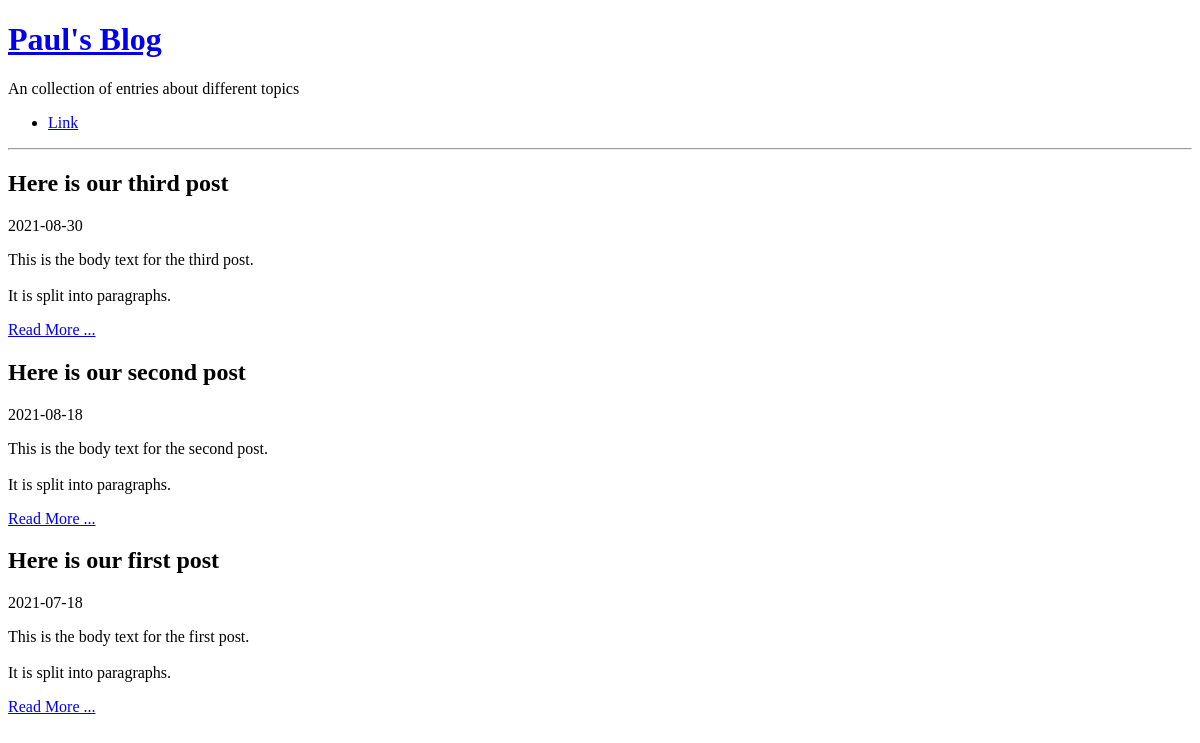
Page /index-2.php on the earlier database version.
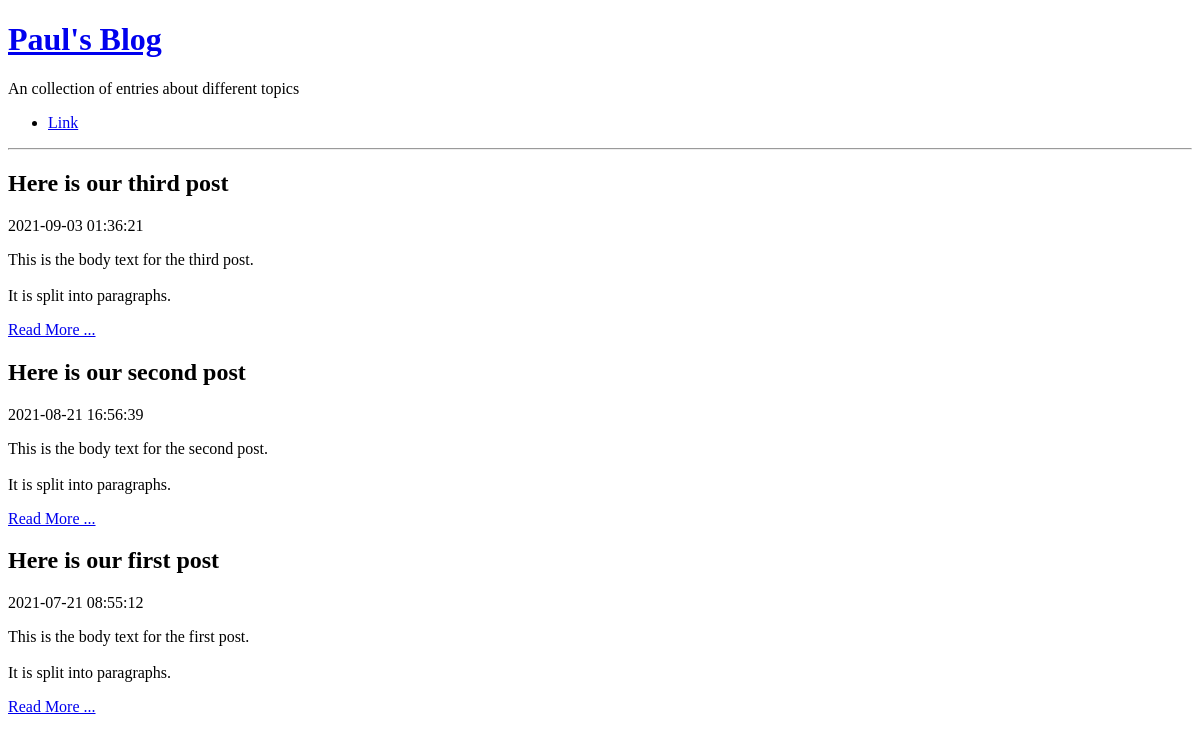
Same page on the later database version.
### tables this page shows
CREATE TABLE post(
    id integer primary key not null,
    title text not null,
    body text not null,
    user_id integer not null,
    created_at date not null,
    updated_at date
);

### index-2.php (the view, shortened to what this page needs)
<?php
$root = realpath(__DIR__);
$database = $root . '/data/data.sqlite' ;
$dsn = 'sqlite:' . $database;
$pdo = new PDO($dsn);
$stmt = $pdo -> query(
  'select id, title, created_at, body
  from post
  order by created_at desc'
);
?>
<!doctype html>
<html lang="en">
<head>
</head>
<body>
    <?php require 'templates/title.php' ?>
    <?php while ($row = $stmt->fetch(PDO::FETCH_ASSOC)): ?>
      <h2>
        <?php echo htmlspecialchars($row['title'],ENT_HTML5, 'UTF-8') ?>
      </h2>
      <div>
        <?php echo $row['created_at'] ?>
      </div>
      <p>
        <?php echo nl2br( htmlspecialchars($row['body'], ENT_HTML5, 'UTF-8') )?>
      </p>
      <p><a href="view-post.php?post_id=<?php echo $row['id'] ?>">Read More ...</a></p>
    <?php endwhile ?>
</body>
</html>

### templates/title.php
<a href='index.php'><h1>Paul's Blog </h1></a>
    <p>An collection of entries about different topics</p>
    <ul>
        <li><a href="#">Link</a>
    </ul>
    <hr/>

Differences in the rows shown:
changed post "Here is our third post": created_at "2021-08-30" → "2021-09-03 01:36:21"
changed post "Here is our second post": created_at "2021-08-18" → "2021-08-21 16:56:39"
changed post "Here is our first post": created_at "2021-07-18" → "2021-07-21 08:55:12"
